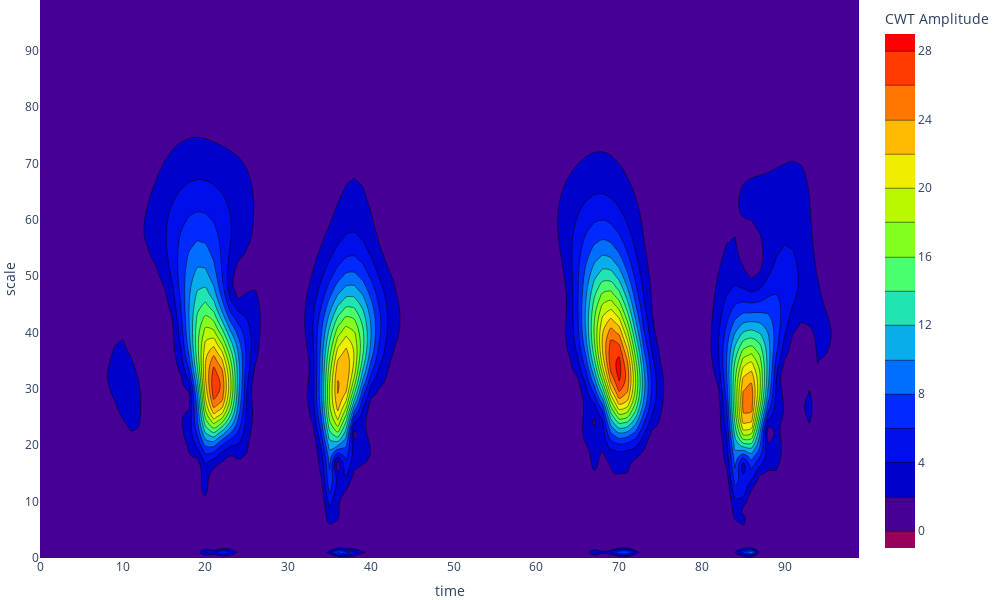

Notebook code for this chart:
### Markdown cell above
### After DFT, do Continuous Wavelet Transform
### Plot 2D Contour Plot

### Code cell
#Define the parameters and variables
row, col = 100, 100
a, da = 0.0001, 0.0009
dt = 1 / Fs
db = ((N - 1) * dt) / col
t = np.arange(N) * dt
f0 = 0.849
w0 = 2 * np.pi * f0

# Create the CWT function
def cwt(input, arg, Fs=Fs, row=row, col=col, a=a, da=da, db=db, t=t, f0=f0, w0=w0):
    global cwt_re, cwt_im
    cwt_re = np.zeros(shape=(row, col))
    cwt_im = np.zeros(shape=(row, col))
    
    if arg == 'real':
        for i in range(row):
            b = 0
            for j in range(col):
                rem = 1 / np.sqrt(a) * 1 / np.power(np.pi, 0.25) * np.exp(-(t - b) / a * (t - b) / a / 2) * np.cos(w0 * (t - b) / a)
                cwt_re[i, j] = np.sum(input * rem)
                b += db
            a += da
    elif arg == 'imaginary':
        for i in range(row):
            b = 0
            for j in range(col):
                imm = 1 / np.sqrt(a) * 1 / np.power(np.pi, 0.25) * np.exp(-(t - b) / a * (t - b) / a / 2) * np.sin(w0 * (t - b) / a)
                cwt_im[i, j] = np.sum(input * imm)
                b += db
            a += da
            
#Compute CWT for ECG signal
pcg_signal = pcg  
t1 = threading.Thread(target=cwt, args=(pcg_signal, 'real'))
t2 = threading.Thread(target=cwt, args=(pcg_signal, 'imaginary'))
t1.start()
t2.start()
t1.join()
t2.join()
cwt_magnitude = np.sqrt(np.square(cwt_re) + np.square(cwt_im))
#plot the 2D Contour
fig = go.Figure(data=go.Contour(
    x=np.arange(col),  
    y=np.arange(row),  
    z=cwt_magnitude,  
    colorscale="Rainbow",
    colorbar=dict(title="CWT Amplitude")  
))

#Update the layout
fig.update_layout(
    width=1000,  
    height=600,  
    margin=dict(l=0, r=0, b=0, t=0),  
    xaxis_title="time",  
    yaxis_title="scale",  
    title="CWT Contour"  
)

#Show the figure
fig.show()

### Figure 1 — Plotly figure (JSON) as saved in the notebook; plotly's stock layout.template omitted (floating-point values rounded to 4 significant figures; data arrays with more than 128 entries replaced by an {"elided": "..."} marker saying what was removed)
{"data": [{"colorbar": {"title": {"text": "CWT Amplitude"}}, "colorscale": [[0, "rgb(150,0,90)"], [0.125, "rgb(0,0,200)"], [0.25, "rgb(0,25,255)"], [0.375, "rgb(0,152,255)"], [0.5, "rgb(44,255,150)"], [0.625, "rgb(151,255,0)"], [0.75, "rgb(255,234,0)"], [0.875, "rgb(255,111,0)"], [1, "rgb(255,0,0)"]], "type": "contour", "x": [0, 1, 2, 3, 4, 5, 6, 7, 8, 9, 10, 11, 12, 13, 14, 15, 16, 17, 18, 19, 20, 21, 22, 23, 24, 25, 26, 27, 28, 29, 30, 31, 32, 33, 34, 35, 36, 37, 38, 39, 40, 41, 42, 43, 44, 45, 46, 47, 48, 49, 50, 51, 52, 53, 54, 55, 56, 57, 58, 59, 60, 61, 62, 63, 64, 65, 66, 67, 68, 69, 70, 71, 72, 73, 74, 75, 76, 77, 78, 79, 80, 81, 82, 83, 84, 85, 86, 87, 88, 89, 90, 91, 92, 93, 94, 95, 96, 97, 98, 99], "y": [0, 1, 2, 3, 4, 5, 6, 7, 8, 9, 10, 11, 12, 13, 14, 15, 16, 17, 18, 19, 20, 21, 22, 23, 24, 25, 26, 27, 28, 29, 30, 31, 32, 33, 34, 35, 36, 37, 38, 39, 40, 41, 42, 43, 44, 45, 46, 47, 48, 49, 50, 51, 52, 53, 54, 55, 56, 57, 58, 59, 60, 61, 62, 63, 64, 65, 66, 67, 68, 69, 70, 71, 72, 73, 74, 75, 76, 77, 78, 79, 80, 81, 82, 83, 84, 85, 86, 87, 88, 89, 90, 91, 92, 93, 94, 95, 96, 97, 98, 99], "z": {"elided": "100x100 float values"}}], "layout": {"height": 600, "margin": {"b": 0, "l": 0, "r": 0, "t": 0}, "title": {"text": "CWT Contour"}, "width": 1000, "xaxis": {"title": {"text": "time"}}, "yaxis": {"title": {"text": "scale"}}}}
